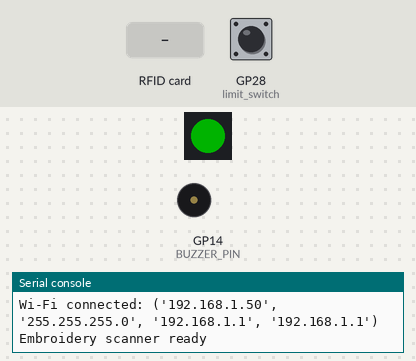
A program run on a simulated Raspberry Pi Pico running MicroPython. Parts: 1 RGB LEDs in strip order, left to right, buzzer (waves = sounding), the last lines printed to the serial console. The inputs (shaded band) are chosen by the test bench; at power-on: GP28 (limit_switch) HIGH. Dim RGB values are drawn brighter than linear; WiFi joins after 1.5 s; files the program writes start out absent; the interpreter's speed is modelled, so counts of loop turns are approximate; web requests get an empty 200 reply after 0.4 s; files that are not in the repository are absent; the clock reads 2024-03-15 10:24:30 at power-on unless the program sets it; library files of the repository ran but are not shown: mfrc522.py.

Above: at 2.7 s.
2.8 s: GP28 (limit_switch) pulled LOW for 0.15 s
At 4.1 s:
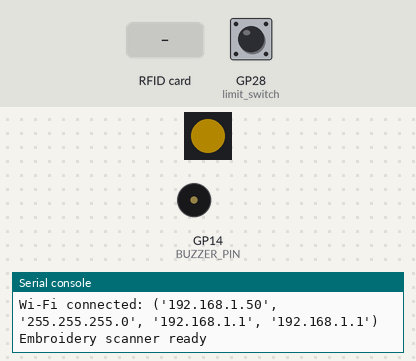
5.9 s: RFID card 5E 7A 19 C4 held to the reader
At 7.4 s:
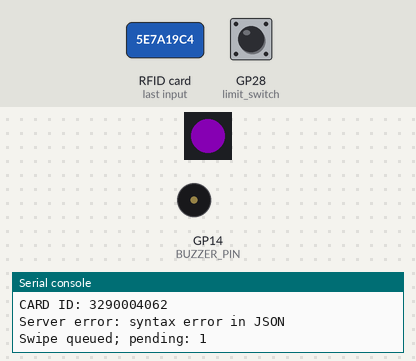
8.9 s: GP28 (limit_switch) pulled LOW for 1 s
At 14.0 s:
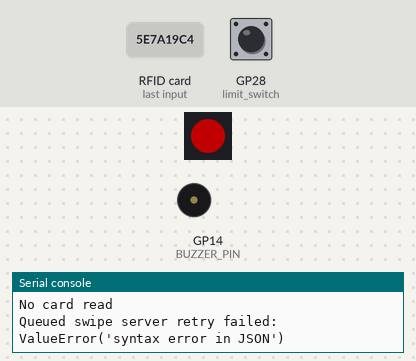
15.7 s: GP28 (limit_switch) pulled LOW for 3.2 s
At 21.5 s:
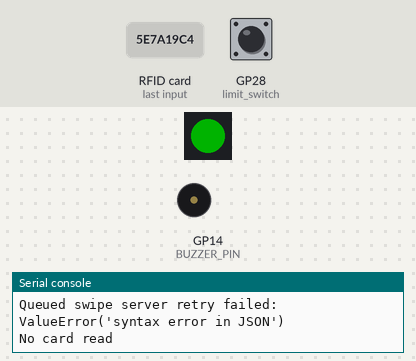
Timing chart, 0 to 22.9 s (numbered marks = the images above; inputs shaded):
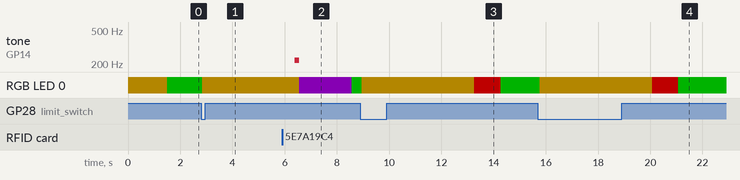

The program:

embroidery_station_pico.py
```python
import machine
from machine import Pin
import neopixel
import network
import time
import ujson
from ubinascii import hexlify

try:
    import urequests
except ImportError:
    urequests = None

from mfrc522 import MFRC522
from offline_queue import OfflineQueue


# Edit these for your hotspot and Pi server.
WIFI_SSID = "replace-with-hotspot-ssid"
WIFI_PASSWORD = "replace-with-hotspot-password"
SERVER_URL = "http://192.168.1.60:5000/swipe"
STATION_API_KEY = "replace-with-station-api-key"

print("Station key loaded:", STATION_API_KEY)
print("Server URL:", SERVER_URL)

# Embroidery station reader.
STATION_ID = "embroidery"
STATION_NAME = "Embroidery"
STATION_KIND = "station"

# Hardware pins. These match the newer wiring in test.py.
# Black-and-white wire; connector has one long and one short screw.
LIMIT_SWITCH_PIN = 28
NEOPIXEL_PIN = 13
# Optional piezo buzzer. Wire + to GP14 and - to GND.
# Set to None to disable the buzzer without changing the rest of the reader.
BUZZER_PIN = 14

RFID_SCK = 18
RFID_MISO = 16
RFID_MOSI = 19
RFID_CS = 20
RFID_RST = 22


reader = MFRC522(
    spi_id=0,
    sck=RFID_SCK,
    miso=RFID_MISO,
    mosi=RFID_MOSI,
    cs=RFID_CS,
    rst=RFID_RST,
)
queue = OfflineQueue()
event_counter = 0
QUEUE_RETRY_MS = 10000
next_queue_retry = 0

limit_switch = Pin(LIMIT_SWITCH_PIN, Pin.IN, Pin.PULL_UP)
pixel = neopixel.NeoPixel(Pin(NEOPIXEL_PIN), 1)
buzzer = machine.PWM(Pin(BUZZER_PIN)) if BUZZER_PIN is not None else None
if buzzer:
    buzzer.duty_u16(0)

COLORS = {
    "off": (0, 0, 0),
    "green": (0, 60, 0),
    "yellow": (60, 45, 0),
    "blue": (0, 0, 80),
    "cyan": (0, 50, 50),
    "red": (80, 0, 0),
    "purple": (45, 0, 60),
}

led_state = {
    "mode": "idle",
    "until": 0,
    "next_toggle": 0,
    "on": False,
}


def set_led(color):
    pixel[0] = COLORS[color]
    pixel.write()

def beep(frequency, duration_ms):
    if buzzer is None:
        return
    buzzer.freq(frequency)
    buzzer.duty_u16(32768)
    time.sleep_ms(duration_ms)
    buzzer.duty_u16(0)


def play_buzzer_signal(signal, action=""):
    if signal == "unknown_card":
        beep(660, 90)
        time.sleep_ms(70)
        beep(440, 150)
    elif signal == "access_denied":
        beep(330, 250)
    elif signal == "server_error":
        beep(220, 180)
    elif signal == "cert_mode_pending":
        beep(740, 90)
    elif signal == "cert_success":
        beep(880, 90)
        time.sleep_ms(60)
        beep(1175, 140)
    elif action in ("station_out", "station_auto_out", "exit"):
        beep(520, 120)
    elif signal == "access_granted":
        beep(784, 80)
        time.sleep_ms(50)
        beep(988, 120)


def wifi_connected():
    try:
        return wlan.isconnected()
    except NameError:
        return False


def set_led_mode(mode, duration_ms=0):
    now = time.ticks_ms()
    led_state["mode"] = mode
    led_state["until"] = time.ticks_add(now, duration_ms) if duration_ms else 0
    led_state["next_toggle"] = now
    led_state["on"] = False

    if mode == "idle":
        set_led("green" if wifi_connected() else "purple")
    elif mode == "cert_success":
        set_led("green")
    elif mode == "access_granted":
        set_led("blue")
    elif mode == "station_out":
        set_led("cyan")
    elif mode == "unknown_card":
        set_led("purple")
    elif mode == "access_denied":
        set_led("red")
    elif mode == "server_error":
        set_led("purple")


def update_led():
    now = time.ticks_ms()
    if led_state["until"] and time.ticks_diff(now, led_state["until"]) >= 0:
        set_led_mode("idle")
        return

    mode = led_state["mode"]
    if mode == "cert_mode_pending":
        interval = 120
    elif mode == "cert_mode_armed":
        interval = 650
    else:
        return

    if time.ticks_diff(now, led_state["next_toggle"]) >= 0:
        led_state["on"] = not led_state["on"]
        set_led("blue" if led_state["on"] else "off")
        led_state["next_toggle"] = time.ticks_add(now, interval)


def apply_server_led(result):
    signal = result.get("led_signal", "")
    action = result.get("action", "")

    play_buzzer_signal(signal, action)

    if signal == "cert_mode_pending":
        set_led_mode("cert_mode_pending", 5000)
    elif signal == "cert_mode_armed":
        set_led_mode("cert_mode_armed", 41000)
    elif signal == "cert_success":
        set_led_mode("cert_success", 2000)
    elif signal == "server_error":
        set_led_mode("server_error", 2000)
    elif signal == "unknown_card":
        set_led_mode("unknown_card", 1600)
    elif signal == "access_denied":
        set_led_mode("access_denied", 1200)
    elif action in ("swipe_out", "station_out", "station_auto_out", "exit"):
        set_led_mode("station_out", 1200)
    else:
        set_led_mode("access_granted", 1200)


def blink(color, count=3, delay=0.15):
    for _ in range(count):
        set_led(color)
        time.sleep(delay)
        set_led("off")
        time.sleep(delay)


def limit_pressed():
    # Pull-up wiring: pressed/closed switch reads 0.
    return limit_switch.value() == 0


def connect_wifi():
    wlan = network.WLAN(network.STA_IF)
    wlan.active(True)

    if wlan.isconnected():
        return wlan

    set_led("yellow")
    wlan.connect(WIFI_SSID, WIFI_PASSWORD)

    start = time.time()
    while not wlan.isconnected():
        if time.time() - start > 20:
            blink("purple", 4)
            return wlan
        time.sleep(0.25)

    set_led("green")
    print("Wi-Fi connected:", wlan.ifconfig())
    return wlan


def read_card_and_send(reads=40, required_hits=1):
    counts = {}

    for _ in range(reads):
        update_led()
        reader.init()
        status, _tag_type = reader.request(reader.REQIDL)

        if status == reader.OK:
            status, uid = reader.SelectTagSN()

            if status == reader.OK:
                card_id = str(int.from_bytes(bytes(uid), "little", False))
                counts[card_id] = counts.get(card_id, 0) + 1
                print("CARD ID:", card_id)

                if counts[card_id] >= required_hits:
                    return send_swipe(card_id)

        time.sleep(0.08)

    print("No card read")
    return None


def event_for(card_id):
    global event_counter
    event_counter += 1
    return "%s-%s-%s" % (hexlify(machine.unique_id()).decode(), time.ticks_ms(), event_counter)


def post_event(data):
    body = ujson.dumps(data)
    response = urequests.post(
        SERVER_URL,
        data=body,
        headers={
            "Content-Type": "application/json",
            "X-Station-Key": STATION_API_KEY,
        },
    )
    text = response.text
    response.close()
    return ujson.loads(text)


def resend_queued():
    global next_queue_retry
    if urequests is None or not wifi_connected():
        return

    now = time.ticks_ms()
    if time.ticks_diff(now, next_queue_retry) < 0:
        return
    next_queue_retry = time.ticks_add(now, QUEUE_RETRY_MS)

    event = queue.peek()
    if not event:
        return
    try:
        post_event(event)
        queue.remove_first()
        print("Queued swipe delivered; remaining:", len(queue))
    except Exception as error:
        print("Queued swipe server retry failed:", repr(error))


def send_swipe(card_id):
    if urequests is None:
        print("urequests is not installed")
        return {"led_signal": "server_error", "error": "urequests is not installed"}

    data = {
        "card_id": card_id,
        "station_id": STATION_ID,
        "station_name": STATION_NAME,
        "station_kind": STATION_KIND,
        "event_id": event_for(card_id),
    }

    try:
        result = post_event(data)
        print("Server response:", result)
        return result
    except Exception as error:
        print("Server error:", error)
        pending = queue.add(data)
        print("Swipe queued; pending:", pending)
        return {"led_signal": "server_error", "error": "Swipe queued for retry"}


def show_result(result):
    if not result:
        return

    apply_server_led(result)


def wait_for_release():
    while limit_pressed():
        update_led()
        time.sleep(0.05)
    time.sleep(0.2)


reader.init()
wlan = connect_wifi()
set_led("green" if wlan.isconnected() else "purple")

print(STATION_NAME, "scanner ready")

while True:
    update_led()

    if not wlan.isconnected():
        wlan = connect_wifi()
    else:
        resend_queued()

    if limit_pressed():
        set_led("yellow")
        result = read_card_and_send()

        if result:
            show_result(result)
        else:
            set_led_mode("access_denied", 1000)

        wait_for_release()

    time.sleep(0.05)
```

offline_queue.py
```python
"""Small durable FIFO queue for MicroPython RFID readers."""
import os
import ujson


class OfflineQueue:
    def __init__(self, path="swipe_queue.json", max_items=100):
        self.path = path
        self.max_items = max_items

    def _load(self):
        try:
            with open(self.path, "r") as file:
                return ujson.load(file)
        except Exception:
            return []

    def _save(self, items):
        temp = self.path + ".tmp"
        with open(temp, "w") as file:
            ujson.dump(items, file)
        try:
            os.remove(self.path)
        except OSError:
            pass
        os.rename(temp, self.path)

    def add(self, event):
        items = self._load()
        items.append(event)
        # Keep newest events if flash storage is exhausted.
        self._save(items[-self.max_items:])
        return len(items[-self.max_items:])

    def peek(self):
        items = self._load()
        return items[0] if items else None

    def remove_first(self):
        items = self._load()
        if items:
            self._save(items[1:])

    def __len__(self):
        return len(self._load())
```

Measured:
- after the input at 2.8 s, RGB LED 0: RGB(0, 60, 0) → RGB(60, 45, 0) after 0.05 s
- after the input at 5.9 s, tone on GP14 (BUZZER_PIN): silent → 220 Hz after 0.48 s, → silent 0.18 s later
- after the input at 8.9 s, RGB LED 0: RGB(0, 60, 0) → RGB(60, 45, 0) after 0.06 s, → RGB(80, 0, 0) 4.3 s later, → RGB(0, 60, 0) 1.0 s later
- after the input at 15.7 s, RGB LED 0: RGB(0, 60, 0) → RGB(60, 45, 0) after 0.06 s, → RGB(80, 0, 0) 4.3 s later, → RGB(0, 60, 0) 1.0 s later
